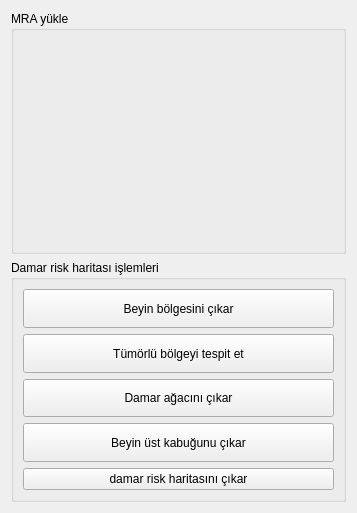
<?xml version="1.0" encoding="UTF-8"?>
<ui version="4.0">
 <class>BrainBiopsy</class>
 <widget class="qMRMLWidget" name="BrainBiopsy">
  <property name="geometry">
   <rect>
    <x>0</x>
    <y>0</y>
    <width>357</width>
    <height>513</height>
   </rect>
  </property>
  <property name="sizePolicy">
   <sizepolicy hsizetype="Minimum" vsizetype="Maximum">
    <horstretch>0</horstretch>
    <verstretch>0</verstretch>
   </sizepolicy>
  </property>
  <layout class="QVBoxLayout" name="verticalLayout">
   <item>
    <layout class="QVBoxLayout" name="verticalLayout_2">
     <property name="sizeConstraint">
      <enum>QLayout::SetMinimumSize</enum>
     </property>
     <item>
      <layout class="QVBoxLayout" name="verticalLayout_6">
       <property name="sizeConstraint">
        <enum>QLayout::SetMaximumSize</enum>
       </property>
       <item>
        <widget class="QGroupBox" name="groupBox_2">
         <property name="sizePolicy">
          <sizepolicy hsizetype="Preferred" vsizetype="Preferred">
           <horstretch>0</horstretch>
           <verstretch>0</verstretch>
          </sizepolicy>
         </property>
         <property name="title">
          <string>MRA yükle</string>
         </property>
         <property name="alignment">
          <set>Qt::AlignLeading|Qt::AlignLeft|Qt::AlignTop</set>
         </property>
         <layout class="QVBoxLayout" name="verticalLayout_4">
          <item>
           <widget class="qMRMLNodeComboBox" name="inputSelectorHeadMRI">
            <property name="enabled">
             <bool>true</bool>
            </property>
            <property name="nodeTypes">
             <stringlist>
              <string>vtkMRMLScalarVolumeNode</string>
             </stringlist>
            </property>
            <property name="showHidden">
             <bool>false</bool>
            </property>
            <property name="showChildNodeTypes">
             <bool>false</bool>
            </property>
            <property name="hideChildNodeTypes">
             <stringlist notr="true"/>
            </property>
            <property name="noneEnabled">
             <bool>true</bool>
            </property>
            <property name="addEnabled">
             <bool>false</bool>
            </property>
            <property name="removeEnabled">
             <bool>false</bool>
            </property>
            <property name="interactionNodeSingletonTag">
             <string notr="true"/>
            </property>
            <property name="selectNodeUponCreation">
             <bool>false</bool>
            </property>
           </widget>
          </item>
         </layout>
        </widget>
       </item>
       <item>
        <widget class="QGroupBox" name="groupBox_3">
         <property name="title">
          <string>Damar risk haritası işlemleri</string>
         </property>
         <property name="alignment">
          <set>Qt::AlignLeading|Qt::AlignLeft|Qt::AlignTop</set>
         </property>
         <layout class="QVBoxLayout" name="verticalLayout_5">
          <item>
           <widget class="QPushButton" name="brainExtractButton">
            <property name="enabled">
             <bool>true</bool>
            </property>
            <property name="sizePolicy">
             <sizepolicy hsizetype="Minimum" vsizetype="Minimum">
              <horstretch>0</horstretch>
              <verstretch>0</verstretch>
             </sizepolicy>
            </property>
            <property name="text">
             <string>Beyin bölgesini çıkar</string>
            </property>
            <property name="autoDefault">
             <bool>false</bool>
            </property>
            <property name="default">
             <bool>false</bool>
            </property>
            <property name="flat">
             <bool>false</bool>
            </property>
           </widget>
          </item>
          <item>
           <widget class="QPushButton" name="tumorSegmentButton">
            <property name="sizePolicy">
             <sizepolicy hsizetype="Minimum" vsizetype="Minimum">
              <horstretch>0</horstretch>
              <verstretch>0</verstretch>
             </sizepolicy>
            </property>
            <property name="text">
             <string>Tümörlü bölgeyi tespit et</string>
            </property>
           </widget>
          </item>
          <item>
           <widget class="QPushButton" name="vesselSegmentButton">
            <property name="sizePolicy">
             <sizepolicy hsizetype="Minimum" vsizetype="Minimum">
              <horstretch>0</horstretch>
              <verstretch>0</verstretch>
             </sizepolicy>
            </property>
            <property name="text">
             <string>Damar ağacını çıkar</string>
            </property>
           </widget>
          </item>
          <item>
           <widget class="QPushButton" name="extractUpperShellButton">
            <property name="sizePolicy">
             <sizepolicy hsizetype="Minimum" vsizetype="Minimum">
              <horstretch>0</horstretch>
              <verstretch>0</verstretch>
             </sizepolicy>
            </property>
            <property name="text">
             <string>Beyin üst kabuğunu çıkar</string>
            </property>
           </widget>
          </item>
          <item>
           <widget class="QPushButton" name="MRIriskCalculationButton">
            <property name="text">
             <string>damar risk haritasını çıkar</string>
            </property>
           </widget>
          </item>
         </layout>
        </widget>
       </item>
      </layout>
     </item>
    </layout>
   </item>
  </layout>
 </widget>
 <customwidgets>
  <customwidget>
   <class>qMRMLNodeComboBox</class>
   <extends>QWidget</extends>
   <header>qMRMLNodeComboBox.h</header>
  </customwidget>
  <customwidget>
   <class>qMRMLWidget</class>
   <extends>QWidget</extends>
   <header>qMRMLWidget.h</header>
   <container>1</container>
  </customwidget>
 </customwidgets>
 <resources/>
 <connections>
  <connection>
   <sender>BrainBiopsy</sender>
   <signal>mrmlSceneChanged(vtkMRMLScene*)</signal>
   <receiver>inputSelectorHeadMRI</receiver>
   <slot>setMRMLScene(vtkMRMLScene*)</slot>
   <hints>
    <hint type="sourcelabel">
     <x>297</x>
     <y>286</y>
    </hint>
    <hint type="destinationlabel">
     <x>297</x>
     <y>72</y>
    </hint>
   </hints>
  </connection>
 </connections>
</ui>
